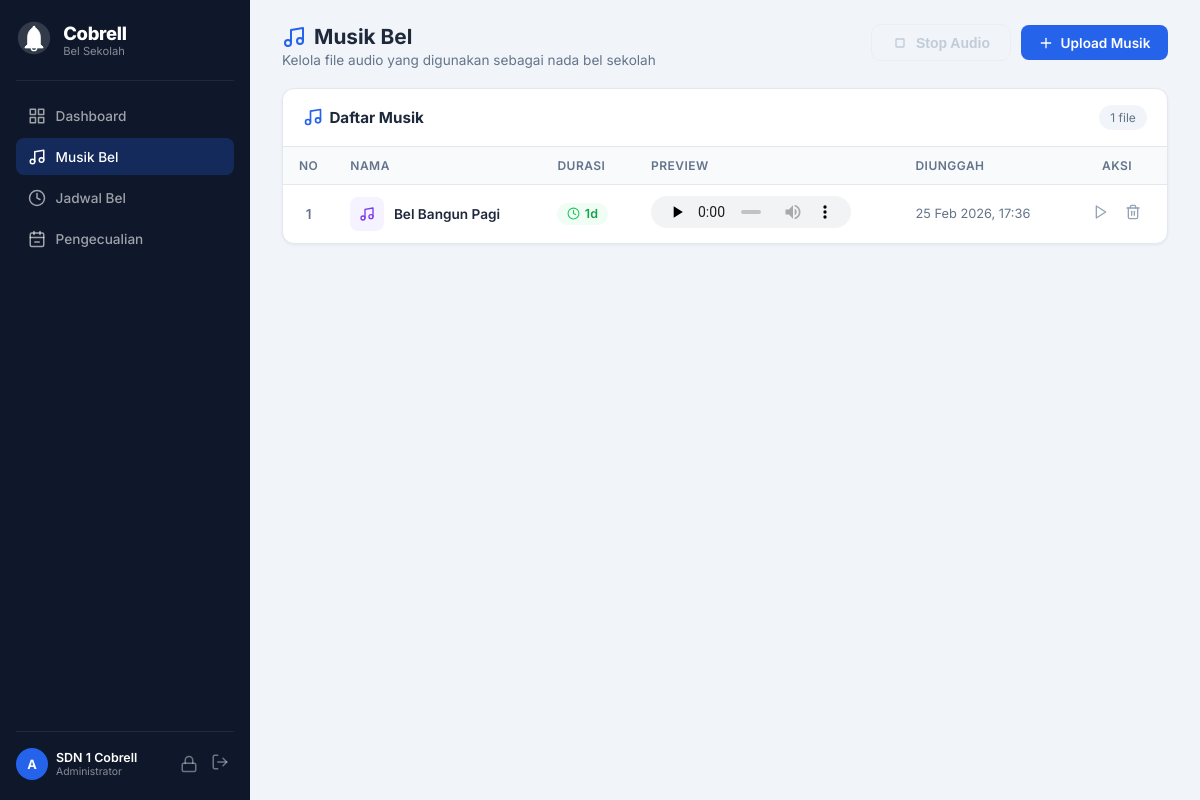
Screenshot of /dashboard/musik/ (signed in) with the database file from the repository.
### dashboard/models.py (models this page shows, shortened)
class Musik(models.Model):
    nama = models.CharField(max_length=100, help_text="Nama nada bel")
    file = models.FileField(upload_to='musik/', help_text="File audio (mp3/wav)")
    durasi = models.FloatField(
        default=0, help_text="Durasi audio dalam detik (otomatis dihitung)"
    )
    created_at = models.DateTimeField(auto_now_add=True)
    class Meta:
        ordering = ['nama']
        verbose_name = 'Musik'
        verbose_name_plural = 'Musik'
    @property
    def durasi_display(self):
        if not self.durasi:
            return '—'
        total = int(self.durasi)
        minutes, seconds = divmod(total, 60)
        if minutes > 0:
            return f'{minutes}m {seconds}d'
        return f'{seconds}d'

### dashboard/views.py (the view, shortened to what this page needs)
# urls.py: path('musik/', views.musik_list_view, name='musik_list'),
@login_required(login_url='login')
def musik_list_view(request):
    musik_list = Musik.objects.all()
    return render(request, 'dashboard/musik.html', {
        'musik_list': musik_list,
        'active_menu': 'musik',
    })

### dashboard/templates/dashboard/musik.html (shortened to what this page needs)
{% extends "dashboard/base.html" %}
{% block content %}
        <div class="page-header">
            <div>
                <h2 class="page-title">
                    <svg viewBox="0 0 24 24" fill="none" stroke="currentColor" stroke-width="2" stroke-linecap="round" stroke-linejoin="round" width="24" height="24">
                        <path d="M9 18V5l12-2v13"/>
                        <circle cx="6" cy="18" r="3"/>
                        <circle cx="18" cy="16" r="3"/>
                    </svg>
                    Musik Bel
                </h2>
                <p class="page-desc">Kelola file audio yang digunakan sebagai nada bel sekolah</p>
            </div>
            <div class="header-actions">
                <button type="button" id="btn-stop-audio" class="btn-secondary btn-stop-server" disabled title="Tidak ada audio yang diputar">
                    <svg viewBox="0 0 24 24" fill="none" stroke="currentColor" stroke-width="2" stroke-linecap="round" stroke-linejoin="round">
                        <rect x="6" y="6" width="12" height="12" rx="1"/>
                    </svg>
                    <span id="stop-btn-text">Stop Audio</span>
                </button>
                <button class="btn-primary" onclick="document.getElementById('upload-panel').classList.toggle('hidden')">
                <svg viewBox="0 0 24 24" fill="none" stroke="currentColor" stroke-width="2" stroke-linecap="round" stroke-linejoin="round">
                    <line x1="12" y1="5" x2="12" y2="19"/>
                    <line x1="5" y1="12" x2="19" y2="12"/>
                </svg>
                Upload Musik
            </button>
            </div>
        </div>
        <div class="table-card">
            <div class="table-header">
                <h2>
                    <svg viewBox="0 0 24 24" fill="none" stroke="currentColor" stroke-width="2" stroke-linecap="round" stroke-linejoin="round" width="20" height="20">
                        <path d="M9 18V5l12-2v13"/>
                        <circle cx="6" cy="18" r="3"/>
                        <circle cx="18" cy="16" r="3"/>
                    </svg>
                    Daftar Musik
                </h2>
                <span class="table-count">{{ musik_list|length }} file</span>
            </div>
            {% if musik_list %}
            <div class="table-wrapper">
                <table>
                    <thead>
                        <tr>
                            <th class="th-no">No</th>
                            <th>Nama</th>
                            <th>Durasi</th>
                            <th>Preview</th>
                            <th>Diunggah</th>
                            <th class="th-action">Aksi</th>
                        </tr>
                    </thead>
                    <tbody>
                        {% for m in musik_list %}
                        <tr>
                            <td class="td-no">{{ forloop.counter }}</td>
                            <td class="td-nama">
                                <div class="musik-name-cell">
                                    <div class="musik-icon-sm">
                                        <svg viewBox="0 0 24 24" fill="none" stroke="currentColor" stroke-width="2" stroke-linecap="round" stroke-linejoin="round">
                                            <path d="M9 18V5l12-2v13"/>
                                            <circle cx="6" cy="18" r="3"/>
                                            <circle cx="18" cy="16" r="3"/>
                                        </svg>
                                    </div>
                                    <div>
                                        <span class="musik-title">{{ m.nama }}</span>
                                    </div>
                                </div>
                            </td>
                            <td class="td-durasi">
                                <span class="durasi-badge">
                                    <svg viewBox="0 0 24 24" fill="none" stroke="currentColor" stroke-width="2" stroke-linecap="round" stroke-linejoin="round" width="13" height="13">
                                        <circle cx="12" cy="12" r="10"/>
                                        <polyline points="12 6 12 12 16 14"/>
                                    </svg>
                                    {{ m.durasi_display }}
                                </span>
                            </td>
                            <td class="td-preview">
                                {% if m.file %}
                                <audio controls preload="none" class="audio-player">
                                    <source src="{{ m.file.url }}">
                                </audio>
                                {% else %}
                                <span class="no-musik">—</span>
                                {% endif %}
                            </td>
                            <td class="td-date">{{ m.created_at|date:"d M Y, H:i" }}</td>
                            <td class="td-action">
                                <div class="action-buttons">
                                    <button type="button" class="btn-play btn-server-play"
                                            data-url="{% url 'musik_test_play' m.pk %}"
                                            data-name="{{ m.nama }}"
                                            title="Putar di Server">
                                        <svg viewBox="0 0 24 24" fill="none" stroke="currentColor" stroke-width="2" stroke-linecap="round" stroke-linejoin="round">
                                            <polygon points="5 3 19 12 5 21 5 3"/>
                                        </svg>
                                    </button>
                                    <form method="post" action="{% url 'musik_delete' m.pk %}"
                                          onsubmit="return confirm('Hapus musik &quot;{{ m.nama }}&quot;?')"
                                          style="display:inline">
                                        <button type="submit" class="btn-delete" title="Hapus">
                                    </button>
                                </form>
                                </div>
                            </td>
                        </tr>
                        {% endfor %}
                    </tbody>
                </table>
            </div>
            {% endif %}
        </div>
{% endblock %}

### dashboard/templates/dashboard/base.html (shortened to what this page needs)
{% load static %}
<!DOCTYPE html>
<html lang="id">
<head>
    <link rel="stylesheet" href="{% static 'dashboard/css/dashboard.css' %}">
</head>
<body>
    <aside class="sidebar">
        <div class="sidebar-brand">
            <div class="sidebar-logo">
            </div>
            <div>
                <h1 class="sidebar-title">Cobrell</h1>
                <p class="sidebar-subtitle">Bel Sekolah</p>
            </div>
        </div>
        <nav class="sidebar-nav">
            <a href="{% url 'dashboard' %}" class="nav-item {% if active_menu == 'dashboard' or not active_menu %}active{% endif %}">
                <svg viewBox="0 0 24 24" fill="none" stroke="currentColor" stroke-width="2" stroke-linecap="round" stroke-linejoin="round">
                    <rect x="3" y="3" width="7" height="7"/>
                    <rect x="14" y="3" width="7" height="7"/>
                    <rect x="14" y="14" width="7" height="7"/>
                    <rect x="3" y="14" width="7" height="7"/>
                </svg>
                <span>Dashboard</span>
            </a>
            <a href="{% url 'musik_list' %}" class="nav-item {% if active_menu == 'musik' %}active{% endif %}">
                <svg viewBox="0 0 24 24" fill="none" stroke="currentColor" stroke-width="2" stroke-linecap="round" stroke-linejoin="round">
                    <path d="M9 18V5l12-2v13"/>
                    <circle cx="6" cy="18" r="3"/>
                    <circle cx="18" cy="16" r="3"/>
                </svg>
                <span>Musik Bel</span>
            </a>
            <a href="{% url 'jadwal_list' %}" class="nav-item {% if active_menu == 'jadwal' %}active{% endif %}">
                <svg viewBox="0 0 24 24" fill="none" stroke="currentColor" stroke-width="2" stroke-linecap="round" stroke-linejoin="round">
                    <circle cx="12" cy="12" r="10"/>
                    <polyline points="12 6 12 12 16 14"/>
                </svg>
                <span>Jadwal Bel</span>
            </a>
            <a href="{% url 'pengecualian_list' %}" class="nav-item {% if active_menu == 'pengecualian' %}active{% endif %}">
                <span>Pengecualian</span>
            </a>
        </nav>
        <div class="sidebar-footer">
            <div class="sidebar-user">
                <div class="user-avatar">{{ user.username|make_list|first|upper }}</div>
                <div class="user-info">
                    <span class="user-name">{{ user.first_name|default:user.username }}</span>
                    <span class="user-role">Administrator</span>
                </div>
            </div>
            <div class="sidebar-actions">
                <a href="{% url 'change_password' %}" class="btn-sidebar-action" title="Ubah Password">
                    <svg viewBox="0 0 24 24" fill="none" stroke="currentColor" stroke-width="2" stroke-linecap="round" stroke-linejoin="round">
                        <rect x="3" y="11" width="18" height="11" rx="2" ry="2"/>
                        <path d="M7 11V7a5 5 0 0 1 10 0v4"/>
                    </svg>
                </a>
                <a href="{% url 'logout' %}" class="btn-logout" title="Keluar">
                    <svg viewBox="0 0 24 24" fill="none" stroke="currentColor" stroke-width="2" stroke-linecap="round" stroke-linejoin="round">
                        <path d="M9 21H5a2 2 0 0 1-2-2V5a2 2 0 0 1 2-2h4"/>
                        <polyline points="16 17 21 12 16 7"/>
                        <line x1="21" y1="12" x2="9" y2="12"/>
                    </svg>
                </a>
            </div>
        </div>
    </aside>
    <main class="main">
        {% block content %}{% endblock %}
    </main>
</body>
</html>

### rows the page displays
Musik: nama "Bel Bangun Pagi", durasi_display "1d", created_at "25 Feb 2026, 17:36"

### other values shown
{{ user.username|make_list|first|upper }} "A"
{{ user.first_name|default:user.username }} "SDN 1 Cobrell"
{{ musik_list|length }} "1"
